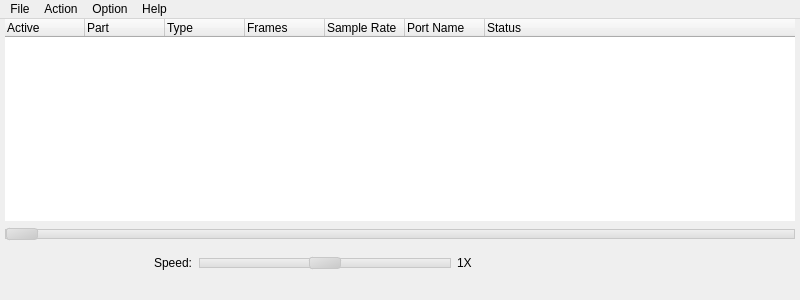
<?xml version="1.0" encoding="UTF-8"?>
<ui version="4.0">
 <class>MainWindow</class>
 <widget class="QMainWindow" name="MainWindow">
  <property name="geometry">
   <rect>
    <x>0</x>
    <y>0</y>
    <width>800</width>
    <height>300</height>
   </rect>
  </property>
  <property name="windowTitle">
   <string>MainWindow</string>
  </property>
  <widget class="QWidget" name="centralWidget">
   <layout class="QVBoxLayout" name="verticalLayout">
    <property name="leftMargin">
     <number>5</number>
    </property>
    <property name="topMargin">
     <number>0</number>
    </property>
    <property name="rightMargin">
     <number>5</number>
    </property>
    <property name="bottomMargin">
     <number>0</number>
    </property>
    <item>
     <widget class="QTreeWidget" name="mainWidget">
      <property name="frameShape">
       <enum>QFrame::NoFrame</enum>
      </property>
      <attribute name="headerDefaultSectionSize">
       <number>80</number>
      </attribute>
      <column>
       <property name="text">
        <string>Active</string>
       </property>
      </column>
      <column>
       <property name="text">
        <string>Part</string>
       </property>
      </column>
      <column>
       <property name="text">
        <string>Type</string>
       </property>
      </column>
      <column>
       <property name="text">
        <string>Frames</string>
       </property>
      </column>
      <column>
       <property name="text">
        <string>Sample Rate</string>
       </property>
      </column>
      <column>
       <property name="text">
        <string>Port Name</string>
       </property>
      </column>
      <column>
       <property name="text">
        <string>Status</string>
       </property>
      </column>
     </widget>
    </item>
    <item>
     <widget class="QSlider" name="playSlider">
      <property name="enabled">
       <bool>false</bool>
      </property>
      <property name="styleSheet">
       <string notr="true">QSlider::groove:horizontal:enabled {
     border: 1px solid #999999;
     height: 8px; /* the groove expands to the size of the slider by default. by giving it a height, it has a fixed size */
     background: qlineargradient(x1:0, y1:0, x2:0, y2:1, stop:0 #B1B1B1, stop:1 #c4c4c4);
     margin: 2px 0;
 }

QSlider::groove:horizontal:disabled {
     border: 1px solid #c8c8c8;
     height: 8px; /* the groove expands to the size of the slider by default. by giving it a height, it has a fixed size */
     background: qlineargradient(x1:0, y1:0, x2:0, y2:1, stop:0 #f0f0f0, stop:1 #dcdcdc);
     margin: 2px 0;
 }

 QSlider::handle:horizontal:enabled {
     background: qlineargradient(x1:0, y1:0, x2:1, y2:1, stop:0 #b4b4b4, stop:1 #8f8f8f);
     border: 1px solid #5c5c5c;
     width: 30px;
     margin: -2px 0; /* handle is placed by default on the contents rect of the groove. Expand outside the groove */
     border-radius: 3px;
 }


 QSlider::handle:horizontal:disabled {
     background: qlineargradient(x1:0, y1:0, x2:1, y2:1, stop:0 #e6e6e6, stop:1 #c8c8c8);
     border: 1px solid #c8c8c8;
     width: 30px;
     margin: -2px 0; /* handle is placed by default on the contents rect of the groove. Expand outside the groove */
     border-radius: 3px;
 }</string>
      </property>
      <property name="maximum">
       <number>100</number>
      </property>
      <property name="orientation">
       <enum>Qt::Horizontal</enum>
      </property>
     </widget>
    </item>
    <item>
     <widget class="QWidget" name="widget" native="true">
      <layout class="QHBoxLayout" name="horizontalLayout_3">
       <property name="spacing">
        <number>6</number>
       </property>
       <property name="leftMargin">
        <number>5</number>
       </property>
       <property name="topMargin">
        <number>0</number>
       </property>
       <property name="rightMargin">
        <number>5</number>
       </property>
       <property name="bottomMargin">
        <number>0</number>
       </property>
       <item>
        <layout class="QHBoxLayout" name="horizontalLayout">
         <item>
          <widget class="QToolButton" name="rewButton">
           <property name="enabled">
            <bool>false</bool>
           </property>
           <property name="minimumSize">
            <size>
             <width>30</width>
             <height>30</height>
            </size>
           </property>
           <property name="maximumSize">
            <size>
             <width>30</width>
             <height>30</height>
            </size>
           </property>
           <property name="styleSheet">
            <string notr="true">QToolButton {border: none; background-color:none;}
QToolButton:hover {border: 3px solid transparent;}
QToolButton:pressed {border: 4px solid transparent;}</string>
           </property>
           <property name="text">
            <string/>
           </property>
           <property name="icon">
            <iconset>
             <normaloff>:/backward.svg</normaloff>:/backward.svg</iconset>
           </property>
           <property name="iconSize">
            <size>
             <width>26</width>
             <height>26</height>
            </size>
           </property>
          </widget>
         </item>
         <item>
          <widget class="QToolButton" name="playButton">
           <property name="enabled">
            <bool>false</bool>
           </property>
           <property name="minimumSize">
            <size>
             <width>30</width>
             <height>30</height>
            </size>
           </property>
           <property name="maximumSize">
            <size>
             <width>30</width>
             <height>30</height>
            </size>
           </property>
           <property name="styleSheet">
            <string notr="true">QToolButton {border: none; background-color:none;}
QToolButton:hover {border: 3px solid transparent;}
QToolButton:pressed {border: 4px solid transparent;}</string>
           </property>
           <property name="text">
            <string/>
           </property>
           <property name="icon">
            <iconset>
             <normaloff>:/play.svg</normaloff>:/play.svg</iconset>
           </property>
           <property name="iconSize">
            <size>
             <width>26</width>
             <height>26</height>
            </size>
           </property>
          </widget>
         </item>
         <item>
          <widget class="QToolButton" name="stopButton">
           <property name="enabled">
            <bool>false</bool>
           </property>
           <property name="minimumSize">
            <size>
             <width>30</width>
             <height>30</height>
            </size>
           </property>
           <property name="maximumSize">
            <size>
             <width>30</width>
             <height>30</height>
            </size>
           </property>
           <property name="styleSheet">
            <string notr="true">QToolButton {border: none; background-color:none;}
QToolButton:hover {border: 3px solid transparent;}
QToolButton:pressed {border: 4px solid transparent;}</string>
           </property>
           <property name="text">
            <string/>
           </property>
           <property name="icon">
            <iconset>
             <normaloff>:/stop.svg</normaloff>:/stop.svg</iconset>
           </property>
           <property name="iconSize">
            <size>
             <width>26</width>
             <height>26</height>
            </size>
           </property>
          </widget>
         </item>
         <item>
          <widget class="QToolButton" name="ffwButton">
           <property name="enabled">
            <bool>false</bool>
           </property>
           <property name="minimumSize">
            <size>
             <width>30</width>
             <height>30</height>
            </size>
           </property>
           <property name="maximumSize">
            <size>
             <width>30</width>
             <height>30</height>
            </size>
           </property>
           <property name="styleSheet">
            <string notr="true">QToolButton {border: none; background-color:none;}
QToolButton:hover {border: 3px solid transparent;}
QToolButton:pressed {border: 4px solid transparent;}</string>
           </property>
           <property name="text">
            <string/>
           </property>
           <property name="icon">
            <iconset>
             <normaloff>:/forward.svg</normaloff>:/forward.svg</iconset>
           </property>
           <property name="iconSize">
            <size>
             <width>26</width>
             <height>26</height>
            </size>
           </property>
          </widget>
         </item>
        </layout>
       </item>
       <item>
        <layout class="QHBoxLayout" name="horizontalLayout_2">
         <item>
          <widget class="QLabel" name="speedLbl">
           <property name="text">
            <string>Speed:</string>
           </property>
          </widget>
         </item>
         <item>
          <widget class="QSlider" name="horizontalSlider">
           <property name="enabled">
            <bool>false</bool>
           </property>
           <property name="styleSheet">
            <string notr="true">QSlider::groove:horizontal:enabled {
     border: 1px solid #999999;
     height: 8px; /* the groove expands to the size of the slider by default. by giving it a height, it has a fixed size */
     background: qlineargradient(x1:0, y1:0, x2:0, y2:1, stop:0 #B1B1B1, stop:1 #c4c4c4);
     margin: 2px 0;
 }

QSlider::groove:horizontal:disabled {
     border: 1px solid #c8c8c8;
     height: 8px; /* the groove expands to the size of the slider by default. by giving it a height, it has a fixed size */
     background: qlineargradient(x1:0, y1:0, x2:0, y2:1, stop:0 #f0f0f0, stop:1 #dcdcdc);
     margin: 2px 0;
 }

 QSlider::handle:horizontal:enabled {
     background: qlineargradient(x1:0, y1:0, x2:1, y2:1, stop:0 #b4b4b4, stop:1 #8f8f8f);
     border: 1px solid #5c5c5c;
     width: 30px;
     margin: -2px 0; /* handle is placed by default on the contents rect of the groove. Expand outside the groove */
     border-radius: 3px;
 }


 QSlider::handle:horizontal:disabled {
     background: qlineargradient(x1:0, y1:0, x2:1, y2:1, stop:0 #e6e6e6, stop:1 #c8c8c8);
     border: 1px solid #c8c8c8;
     width: 30px;
     margin: -2px 0; /* handle is placed by default on the contents rect of the groove. Expand outside the groove */
     border-radius: 3px;
 }</string>
           </property>
           <property name="minimum">
            <number>0</number>
           </property>
           <property name="maximum">
            <number>20</number>
           </property>
           <property name="value">
            <number>10</number>
           </property>
           <property name="orientation">
            <enum>Qt::Horizontal</enum>
           </property>
           <property name="tickPosition">
            <enum>QSlider::TicksBelow</enum>
           </property>
           <property name="tickInterval">
            <number>1</number>
           </property>
          </widget>
         </item>
         <item>
          <widget class="QLabel" name="speedValueLbl">
           <property name="text">
            <string>1X</string>
           </property>
          </widget>
         </item>
        </layout>
       </item>
       <item>
        <spacer name="horizontalSpacer">
         <property name="orientation">
          <enum>Qt::Horizontal</enum>
         </property>
         <property name="sizeHint" stdset="0">
          <size>
           <width>40</width>
           <height>20</height>
          </size>
         </property>
        </spacer>
       </item>
      </layout>
     </widget>
    </item>
   </layout>
  </widget>
  <widget class="QMenuBar" name="menuBar">
   <property name="geometry">
    <rect>
     <x>0</x>
     <y>0</y>
     <width>800</width>
     <height>25</height>
    </rect>
   </property>
   <widget class="QMenu" name="menuFile">
    <property name="title">
     <string>File</string>
    </property>
    <addaction name="actionOpen_Directory"/>
    <addaction name="separator"/>
    <addaction name="actionQuit"/>
   </widget>
   <widget class="QMenu" name="menuAction">
    <property name="title">
     <string>Action</string>
    </property>
    <addaction name="actionPlay"/>
    <addaction name="actionPause"/>
    <addaction name="actionStop"/>
    <addaction name="actionForward"/>
    <addaction name="actionRewind"/>
   </widget>
   <widget class="QMenu" name="menuOption">
    <property name="title">
     <string>Option</string>
    </property>
    <addaction name="actionIncrease"/>
    <addaction name="actionDecrease"/>
    <addaction name="actionNormal_1x"/>
    <addaction name="separator"/>
    <addaction name="actionRepeat"/>
    <addaction name="actionStrict"/>
   </widget>
   <widget class="QMenu" name="menuHelp">
    <property name="title">
     <string>Help</string>
    </property>
    <addaction name="actionAbout"/>
   </widget>
   <addaction name="menuFile"/>
   <addaction name="menuAction"/>
   <addaction name="menuOption"/>
   <addaction name="menuHelp"/>
  </widget>
  <widget class="QStatusBar" name="statusBar">
   <property name="styleSheet">
    <string notr="true">border: none;</string>
   </property>
  </widget>
  <action name="actionOpen_Directory">
   <property name="icon">
    <iconset>
     <normaloff>:/folder-new.svg</normaloff>:/folder-new.svg</iconset>
   </property>
   <property name="text">
    <string>Open Directory</string>
   </property>
   <property name="shortcut">
    <string>Ctrl+O</string>
   </property>
  </action>
  <action name="actionQuit">
   <property name="icon">
    <iconset>
     <normaloff>:/close.svg</normaloff>:/close.svg</iconset>
   </property>
   <property name="text">
    <string>Quit</string>
   </property>
   <property name="shortcut">
    <string>Ctrl+Q</string>
   </property>
  </action>
  <action name="actionPlay">
   <property name="enabled">
    <bool>false</bool>
   </property>
   <property name="icon">
    <iconset>
     <normaloff>:/play.svg</normaloff>:/play.svg</iconset>
   </property>
   <property name="text">
    <string>Play</string>
   </property>
  </action>
  <action name="actionPause">
   <property name="enabled">
    <bool>false</bool>
   </property>
   <property name="icon">
    <iconset>
     <normaloff>:/pause.svg</normaloff>:/pause.svg</iconset>
   </property>
   <property name="text">
    <string>Pause</string>
   </property>
  </action>
  <action name="actionStop">
   <property name="enabled">
    <bool>false</bool>
   </property>
   <property name="icon">
    <iconset>
     <normaloff>:/stop.svg</normaloff>:/stop.svg</iconset>
   </property>
   <property name="text">
    <string>Stop</string>
   </property>
  </action>
  <action name="actionForward">
   <property name="enabled">
    <bool>false</bool>
   </property>
   <property name="icon">
    <iconset>
     <normaloff>:/forward.svg</normaloff>:/forward.svg</iconset>
   </property>
   <property name="text">
    <string>Forward</string>
   </property>
  </action>
  <action name="actionRewind">
   <property name="enabled">
    <bool>false</bool>
   </property>
   <property name="icon">
    <iconset>
     <normaloff>:/backward.svg</normaloff>:/backward.svg</iconset>
   </property>
   <property name="text">
    <string>Rewind</string>
   </property>
  </action>
  <action name="actionIncrease">
   <property name="enabled">
    <bool>false</bool>
   </property>
   <property name="text">
    <string>Increase ++</string>
   </property>
  </action>
  <action name="actionDecrease">
   <property name="enabled">
    <bool>false</bool>
   </property>
   <property name="text">
    <string>Decrease --</string>
   </property>
  </action>
  <action name="actionNormal_1x">
   <property name="enabled">
    <bool>false</bool>
   </property>
   <property name="text">
    <string>Normal 1x</string>
   </property>
  </action>
  <action name="actionRepeat">
   <property name="checkable">
    <bool>true</bool>
   </property>
   <property name="enabled">
    <bool>false</bool>
   </property>
   <property name="text">
    <string>Repeat</string>
   </property>
  </action>
  <action name="actionStrict">
   <property name="checkable">
    <bool>true</bool>
   </property>
   <property name="enabled">
    <bool>false</bool>
   </property>
   <property name="text">
    <string>Strict</string>
   </property>
  </action>
  <action name="actionAbout">
   <property name="text">
    <string>About</string>
   </property>
  </action>
 </widget>
 <layoutdefault spacing="6" margin="11"/>
 <resources/>
 <connections/>
</ui>
